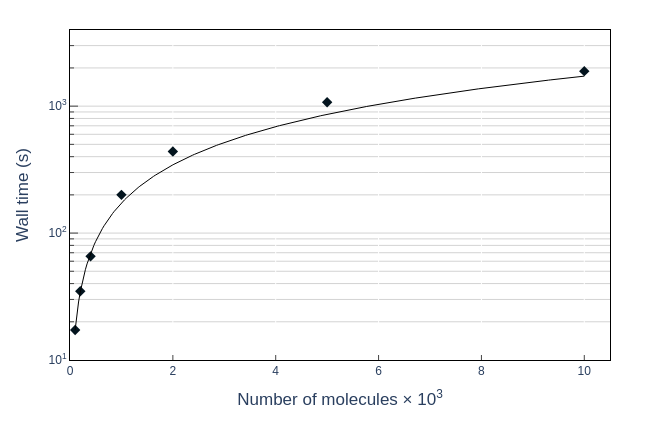

Notebook source saved alongside this figure:
### Code cell
import plotly.graph_objects as go
import numpy as np

# Extract benchmark data
x = df_results['n_molecules'].values
y = df_results['total_time_s'].values

# --- Amdahl's law ---
p = 0; n_cores = 8
speedup = 1 / ((1 - p) + p / n_cores)
baseline_time = y[0]
x_smooth = np.linspace(x.min(), x.max(), 300)
ideal_times = baseline_time * (x_smooth / x[0]) / speedup

fig = go.Figure()
fig.add_trace(go.Scatter(
    x=x, y=y,
    mode='markers',
    marker=dict(size=8, color="#0D4A70", symbol='diamond')))

fig.add_trace(go.Scatter(
    x=x_smooth,
    y=ideal_times,
    mode='lines',
    name=f'Ideal (Amdahl, p={p}, {n_cores} cores)',
    line=dict(color='black', width=1)))

fig.update_xaxes(
    range=[0, 10500],
    ticktext=[str(i) for i in range(0, 13, 2)],
    tickvals=[i*1000 for i in range(0, 13, 2)],
    tick0=0,           # starting tick
    dtick=2000,        # step size in axis units (2 × 10^3)
    ticks="inside",    # show tick lines inside
    showline=True,
    mirror=True,
    linecolor='black',
    title='Number of molecules × 10<sup>3</sup>',
    title_font=dict(size=17),
    )

# Major ticks for labels
major_ticks = [1e0, 1e1, 1e2, 1e3, 1e4, 1e5]
major_labels = ["10<sup>0</sup>", "10<sup>1</sup>", "10<sup>2</sup>",
                "10<sup>3</sup>", "10<sup>4</sup>", "10<sup>5</sup>"]

# Minor ticks: 2–9 times each power of 10
minor_ticks = []
for i in range(0, 5):
    minor_ticks.extend([j*10**i for j in range(2, 10)])

fig.update_yaxes(
    type='log',
    range=[1, 3.6],
    tickvals=major_ticks,
    ticktext=major_labels,
    ticklen=8,
    showline=True,
    mirror=True,
    showgrid=True,
    gridcolor='lightgrey',
    ticks="inside",
    linecolor='black',
    title='Wall time (s)',
    title_font=dict(size=17),
    minor=dict(
        tickvals=minor_ticks,
        ticks="inside",
        ticklen=4,
        showgrid=True,
        gridcolor='lightgrey'))


fig.update_layout(
    width=650, height=430,
    margin=dict(t=30, b=70, l=70, r=40),
    font=dict(family="sans-serif"),
    showlegend=False,
    plot_bgcolor='white',
    paper_bgcolor='white')

fig.show(config={"toImageButtonOptions": {"format": "png", "scale": 5}})

### Figure 1 — Plotly figure (JSON) as saved in the notebook; plotly's stock layout.template omitted (floating-point values rounded to 4 significant figures; data arrays with more than 128 entries replaced by an {"elided": "..."} marker saying what was removed)
{"data": [{"marker": {"color": "#03141E", "size": 8, "symbol": "diamond"}, "mode": "markers", "type": "scatter", "x": [100, 200, 400, 1000, 2000, 5000, 10000], "y": [17.23, 34.81, 65.54, 200.1, 438.9, 1072.0, 1888.0]}, {"line": {"color": "black", "width": 1}, "mode": "lines", "name": "Ideal (Amdahl, p=0, 8 cores)", "type": "scatter", "x": {"elided": "300 float values"}, "y": {"elided": "300 float values"}}], "layout": {"font": {"family": "sans-serif"}, "height": 430, "margin": {"b": 70, "l": 70, "r": 40, "t": 30}, "paper_bgcolor": "white", "plot_bgcolor": "white", "showlegend": false, "width": 650, "xaxis": {"dtick": 2000, "linecolor": "black", "mirror": true, "range": [0, 10500], "showline": true, "tick0": 0, "ticks": "inside", "ticktext": ["0", "2", "4", "6", "8", "10", "12"], "tickvals": [0, 2000, 4000, 6000, 8000, 10000, 12000], "title": {"font": {"size": 17}, "text": "Number of molecules × 10<sup>3</sup>"}}, "yaxis": {"gridcolor": "lightgrey", "linecolor": "black", "minor": {"gridcolor": "lightgrey", "showgrid": true, "ticklen": 4, "ticks": "inside", "tickvals": [2, 3, 4, 5, 6, 7, 8, 9, 20, 30, 40, 50, 60, 70, 80, 90, 200, 300, 400, 500, 600, 700, 800, 900, 2000, 3000, 4000, 5000, 6000, 7000, 8000, 9000, 20000, 30000, 40000, 50000, 60000, 70000, 80000, 90000]}, "mirror": true, "range": [1, 3.6], "showgrid": true, "showline": true, "ticklen": 8, "ticks": "inside", "ticktext": ["10<sup>0</sup>", "10<sup>1</sup>", "10<sup>2</sup>", "10<sup>3</sup>", "10<sup>4</sup>", "10<sup>5</sup>"], "tickvals": [1, 10, 100, 1000, 10000, 100000], "title": {"font": {"size": 17}, "text": "Wall time (s)"}, "type": "log"}}}
